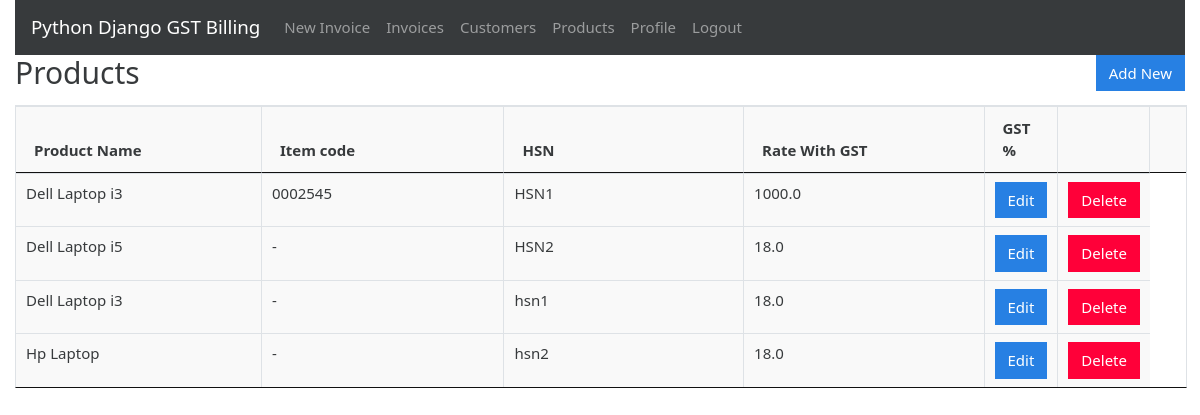
The app's page /products (signed in) with its own data.
### gstbillingapp/models.py (models this page shows, shortened)
class Product(models.Model):
    item_code = models.CharField(max_length=200,null=True, default="-")
    product_name = models.CharField(max_length=200)
    product_hsn = models.CharField(max_length=50, null=True, blank=True)
    product_unit = models.CharField(max_length=50)
    product_rate = models.FloatField()

### gstbillingapp/views.py (the view)
# urls.py: path('products', views.products, name='products'),
@login_required
def products(request):
    context = {}
    context['products'] = Product.objects.all()
    return render(request, 'gstbillingapp/products.html', context)

### gstbillingapp/templates/gstbillingapp/products.html (shortened to what this page needs)
{% extends "gstbillingapp/base.html" %}
{% load static %}
{% block content %}
		<div class="row">
			<div class="col">
				<h2>Products</h2>
			</div>
			<div class="col">
				<a href="{% url 'product_add' %}" id="add_product_btn"><button type="button" class="btn btn-primary">Add New</button></a>
			</div>
		</div>
		<table class="table table-bordered" id="product-table">
			<thead>
				<tr>
					<th>Product Name</th>
					<th>Item code</th>
					<th>HSN</th>
					<th>Rate With GST</th>
					<th>GST %</th>
					<th></th>
					<th></th>
				</tr>
			</thead>
			<tbody class="two-col-form">
				{% for product in products %}
				<tr>
	 				<td>{{product.product_name}}</td>
	 				<td>{{product.item_code}}</td>
	 				<td>{{product.product_hsn}}</td>
	 				<td>{{product.product_rate}}</td>
	 				<td><a href="{% url 'product_edit' product.id %}"><button type="button" class="btn btn-primary">Edit</button></a></td>
	 				<td><button type="button" class="btn btn-danger" data-toggle="modal" data-target="#productDeleteModal" data-product-id="{{product.id}}" data-product-name="{{product.product_name}}">Delete</button></td>
				</tr>
				{% endfor %}
			</tbody>
		</table>
{% endblock %}

### gstbillingapp/static/gstbillingapp/main.css (style rules this page uses)
.table-bordered td, .table-bordered th { padding: 0.25em; }
.table-bordered tbody td, .table-bordered tbody th, .table-bordered thead th, .table-bordered thead td { background: #f9f9f9; }
.two-col-form td, .two-col-form th { width: 25%; }
#add_customer_btn, #add_product_btn { float: right; }

### records on screen
Product: product_name "Dell Laptop i3", item_code "0002545", product_hsn "HSN1", product_rate "1000.0"
Product: product_name "Dell Laptop i5", item_code "-", product_hsn "HSN2", product_rate "18.0"
Product: product_name "Dell Laptop i3", item_code "-", product_hsn "hsn1", product_rate "18.0"
Product: product_name "Hp Laptop", item_code "-", product_hsn "hsn2", product_rate "18.0"
